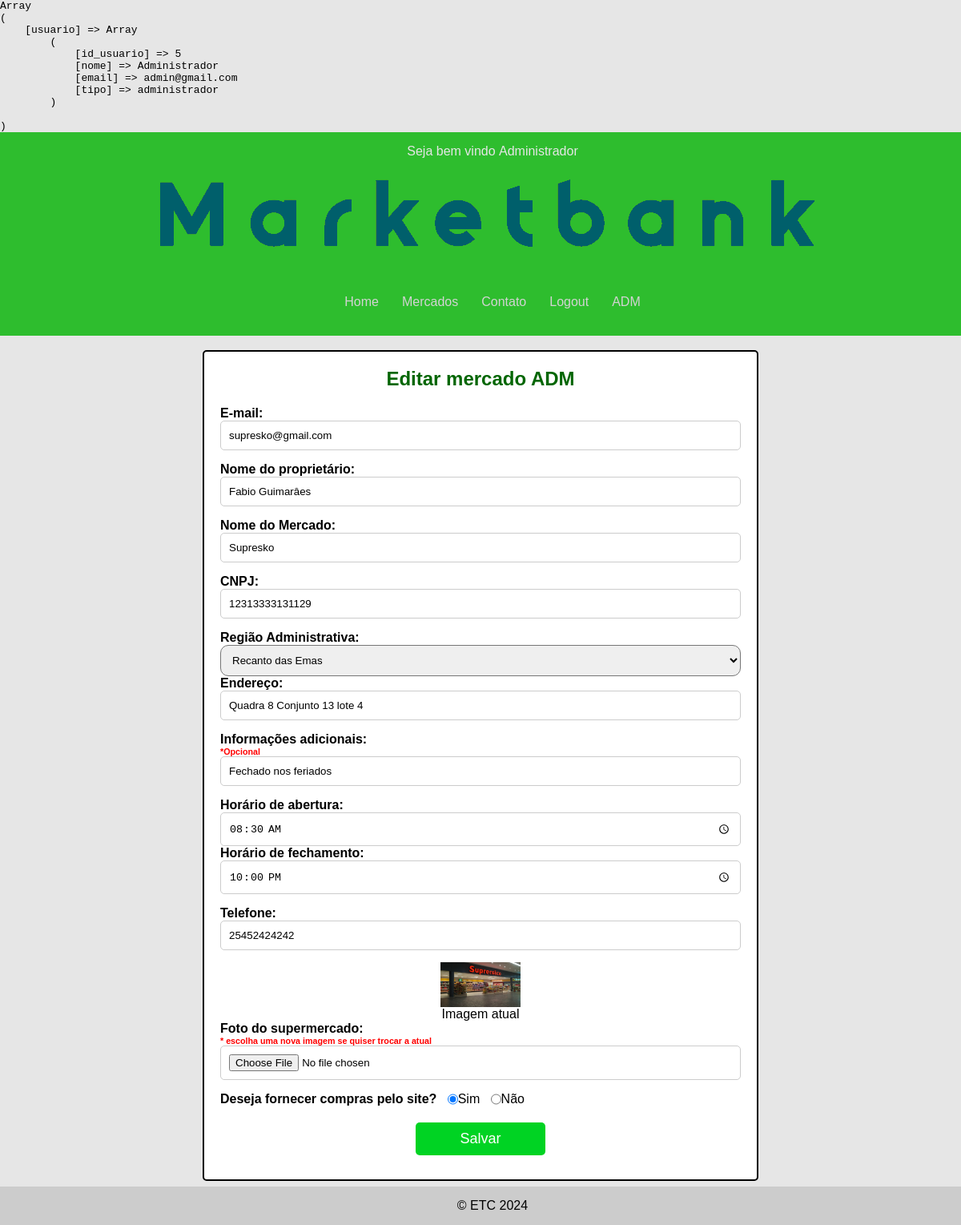
The app's page /CRUD/editmercadoadm.php?id_mercado=1&id_usuario=1 (signed in) with its own data.
### tables this page shows
CREATE TABLE IF NOT EXISTS `usuario` (
  `id_usuario` INT(11) NOT NULL AUTO_INCREMENT,
  `nome` VARCHAR(255) NOT NULL,
  `email` VARCHAR(255) NOT NULL,
  `senha` VARCHAR(255) NOT NULL,
  `tipo` ENUM('cliente', 'administrador', 'dono') NOT NULL,
  PRIMARY KEY (`id_usuario`),
  UNIQUE INDEX `email` (`email` ASC) );

CREATE TABLE IF NOT EXISTS `mercado` (
  `id_mercado` INT(11) NOT NULL AUTO_INCREMENT,
  `nomeMerc` VARCHAR(255) NOT NULL,
  `regiaoadm` VARCHAR(45) NOT NULL,
  `endereco` VARCHAR(255) NOT NULL,
  `horarioAbert` TIME NOT NULL,
  `horarioFecha` TIME NOT NULL,
  `telefone` VARCHAR(11) NOT NULL,
  `cnpj` VARCHAR(20) NOT NULL,
  `imagem` VARCHAR(120) NOT NULL,
  `descricao` TEXT NULL DEFAULT NULL,
  `id_dono` INT(11) NOT NULL,
  `compras` ENUM('sim', 'nao') NOT NULL,
  PRIMARY KEY (`id_mercado`),
  INDEX `id_dono` (`id_dono` ASC) ,
  CONSTRAINT `mercado_ibfk_1`
    FOREIGN KEY (`id_dono`)
    REFERENCES `usuario` (`id_usuario`));

### model/usuarioDAO.php (called while the page is built, shortened)
<?php
 class usuarioDAO
{
    private $conn;
    public function __construct($conn)
    {
        $this->conn = $conn;
    }
    public function getUsuarioById($id_usuario)
    {
        try {
            $query = "SELECT id_usuario , nome , email , tipo FROM usuario WHERE id_usuario = :id_usuario;";
            $stmt = $this->conn->prepare($query);
            $stmt->bindValue(':id_usuario', $id_usuario, PDO::PARAM_INT);
            if ($stmt->execute()) {
                return $stmt->fetch(PDO::FETCH_ASSOC);
            } else {
                return "ocorreu um erro" . $stmt->errorInfo();
            }
        } catch (PDOException $erro) {
            return "ocorreu um erro" . $erro->getMessage() . "<br>arquivo" . $erro->getFile();
        }
    }
}

### model/mercadoDAO.php (called while the page is built, shortened)
<?php
class mercadoDAO
{
    private $conn;
    public function __construct($conn)
    {
        $this->conn = $conn;
    }
    public function getMercadoById($id_mercado)
    {
        $query = "SELECT * FROM mercado WHERE id_mercado = :id_mercado";
        $stmt = $this->conn->prepare($query);
        $stmt->bindValue(':id_mercado', $id_mercado, PDO::PARAM_INT);
        if ($stmt->execute()) {
            return $stmt->fetch(PDO::FETCH_ASSOC);
        } else {
            return "ocorreu um erro " . $stmt->errorInfo();
        }
    }
}

### CRUD/editmercadoadm.php (the view, shortened to what this page needs)
<?php
require_once '../cadastro/cadastro.php';
require_once '../model/mercadoDAO.php';
require_once '../model/usuarioDAO.php';
$mercadoDAO = new mercadoDAO($conn);
$usuarioDAO = new usuarioDAO($conn);
$mercado = $mercadoDAO->getMercadoById($_GET['id_mercado']);
$usuario = $usuarioDAO->getUsuarioById($_GET['id_usuario']);
require_once '../inc/cabecalho.php';
?><br>
<div id="area-principal ">
        <div class="postagem home">
            <h2>Editar mercado ADM</h2>
            <div class="container">
                <div class="login-box">
                    <form action="" method="POST" enctype="multipart/form-data"  onsubmit="return validarquant();">
                        <div class="input-group">
                            <label for="username">E-mail:</label>
                            <input type="email" id="username" name="email" value="<?= $usuario['email'] ?>"
                                onkeydown="if(event.keyCode === 13) event.preventDefault()"
                                placeholder="Insira seu email" required>
                        </div>
                        <div class="input-group">
                            <label for="nome">Nome do proprietário:</label>
                            <input type="text" id="nome" name="nome" value="<?= $usuario['nome'] ?>"
                                onkeydown="if(event.keyCode === 13) event.preventDefault()"
                                placeholder="Insira seu nome" required>
                        </div>
                        <div class="input-group">
                            <label for="nome">Nome do Mercado:</label>
                            <input type="text" id="nome" name="nomeMerc" value="<?= $mercado['nomeMerc'] ?>"
                                onkeydown="if(event.keyCode === 13) event.preventDefault()"
                                placeholder="Insira o nome do mercado" required>
                        </div>
                        <div class="input-group">
                            <label for="cnpj">CNPJ:</label>
                            <input type="text" id="cnpj" name="cnpj" value="<?= $mercado['cnpj'] ?>"
                                onkeydown="if(event.keyCode === 13) event.preventDefault()" required
                                placeholder="Insira seu CNPJ" minlength="14" maxlength="14"
                                oninput="restringirLetras(this)">
                        </div>
                        <div class="input-endereco">
                            <?php $regiaoadm = $mercado['regiaoadm']; ?>
                            <label for="regiaoadm">Região Administrativa:</label>
                            <select id="regiaoadm" name="regiaoadm" required>
                                <option value="Recanto das Emas"<?= $regiaoadm=="Recanto das Emas" ? 'selected':'' ?> >Recanto das Emas</option>
                            </select>
                        <div class="input-group">
                            <label for="endereco">Endereço:</label>
                            <input type="text" id="endereco" name="endereco" value="<?= $mercado['endereco'] ?>"
                                onkeydown="if(event.keyCode === 13) event.preventDefault()"
                                placeholder="Insira o endereço" required>
                        </div>
                        <div class="input-group">
                            <label for="descricao">Informações adicionais:<h6>*Opcional</h6></label>
                            <input type="text" id="descricao" name="descricao" value="<?= $mercado['descricao'] ?>"
                                onkeydown="if(event.keyCode === 13) event.preventDefault()"
                                placeholder="Insira as Informações adicionais" >
                        </div>
                        <div class="input-group">
                            <label for="horarioFunc">Horário de abertura:&nbsp;</label>
                            <input type="time" id="horarioFunc" name="horarioAbert"
                                value="<?= date('H:i' , strtotime($mercado['horarioAbert'])) ?>"
                                onkeydown="if(event.keyCode === 13) event.preventDefault()" required>
                            <label for="horarioFunc">Horário de fechamento:</label>
                            <input type="time" id="horarioFunc" name="horarioFecha"
                                value="<?= date('H:i' , strtotime($mercado['horarioFecha'])) ?>"
                                onkeydown="if(event.keyCode === 13) event.preventDefault()" required>
                        </div>
                        <div class="input-group">
                            <label for="telefone">Telefone:</label>
                            <input type="text" id="telefone" name="telefone" value="<?= $mercado['telefone'] ?>"
                                onkeydown="if(event.keyCode === 13) event.preventDefault()" required
                                placeholder="Insira o telefone para contato" minlength="11" maxlength="11"
                                oninput="restringirLetras(this)">
                        </div>
                        <div class="input-group">
                            <picture>
                                <img src="../cadastro/uploads/<?= $mercado['imagem'] ?>" alt="foto do mercado"
                                    width="100px">
                                <legend>Imagem atual</legend>
                            </picture>
                            <label for="imagem">Foto do supermercado: <h6>* escolha uma nova imagem
                                    se quiser trocar a atual</h6></label>
                            <input type="file" id="imagem" name="imagem"
                                onkeydown="if(event.keyCode === 13) event.preventDefault()"
                                placeholder="faça upload de uma foto do mercado">
                        </div>
                        <div class="input-compra inline">
                            <label for="compras">Deseja fornecer compras pelo site?&nbsp;&nbsp;&nbsp;</label>
                            <input type="radio" id="compras" name="compras" value="sim" onkeydown="if(event.keyCode === 13) event.preventDefault()" required
                            <?=$mercado['compras'] == 'sim' ?'checked' : ''?>>
                            <p>Sim</p> &nbsp;&nbsp;&nbsp;
                            <input type="radio" id="compras" name="compras" value="nao" onkeydown="if(event.keyCode === 13) event.preventDefault()" required <?=$mercado['compras'] == 'nao' ?'checked' : ''?> >
                            <p> Não </p>
                        </div>
                        <button type="submit" class="button_padrao btn_edit" >Salvar</button>
                    </form>
                </div>
            </div>
        </div>
        </div>
    <?php require_once '../inc/rodape.php'; ?>

### css/style.css (style rules this page uses)
* { margin: 0; padding: 0; }
html, body { width: 100%; height: 100%; font-size: 1em; font-family: "Trebuchet MS", Helvetica, sans-serif; background: #e6e6e6; overflow-y: scroll; overflow-x: hidden; }
.postagem h2 { color: rgb(2, 102, 2); }
.postagem { margin: 0 auto; padding: 20px; background: white; margin-bottom: 7px; word-wrap: break-word; border: 2.5px solid black; border-radius: 5px; }
h2 { color: lightgreen; }
.postagem img { justify-content: center; text-align: center; }
.login-box { margin: 0 auto; background-color: #fff; border-radius: 5px; text-align: center; }
h2 { margin-bottom: 20px; }
.input-group { margin-bottom: 15px; text-align: center; }
label { display: block; font-weight: bold; text-align: left; }
h6 { color: red; }
input[type="email"], input[type="password"], input[type="text"], input[type="time"], input[type="tel"], input[type="file"], input[type="date"], input[type="number"] { width: 100%; padding: 10px; border: 1px solid #ccc; border-radius: 5px; box-sizing: border-box; }
.button_padrao { font-size: 18px; padding: 10px; width: 25%; background-color: #005f6b; color: #fff; border: none; border-radius: 5px; cursor: pointer; margin:10px; transition: background-color 0.3s ease ; transition: color 0.3s ease ; }
.postagem .button_padrao { flex-wrap: wrap; margin: 10px; align-items: center; justify-content: center; }
.btn_edit { background-color: rgb(0, 211, 35); }
.inline { display: flex; flex-direction: row; margin-bottom: 10px; }
.home { width: 650px; padding: 0 auto; text-align: center; }
select { width: 100%; padding: 10px; margin: 0 auto; border-radius: 10px; }

### records on screen
usuario: email "supresko@gmail.com", nome "Fabio Guimarâes"
mercado: nomeMerc "Supresko", cnpj "12313333131129", regiaoadm "Recanto das Emas", endereco "Quadra 8 Conjunto 13 lote 4", descricao "Fechado nos feriados", horarioAbert "08:30", horarioFecha "22:00", telefone "25452424242", imagem (picture), compras "☑ Deseja fornecer compras pelo s"

### other values on screen
$_SESSION['usuario']['nome'] "Administrador"
